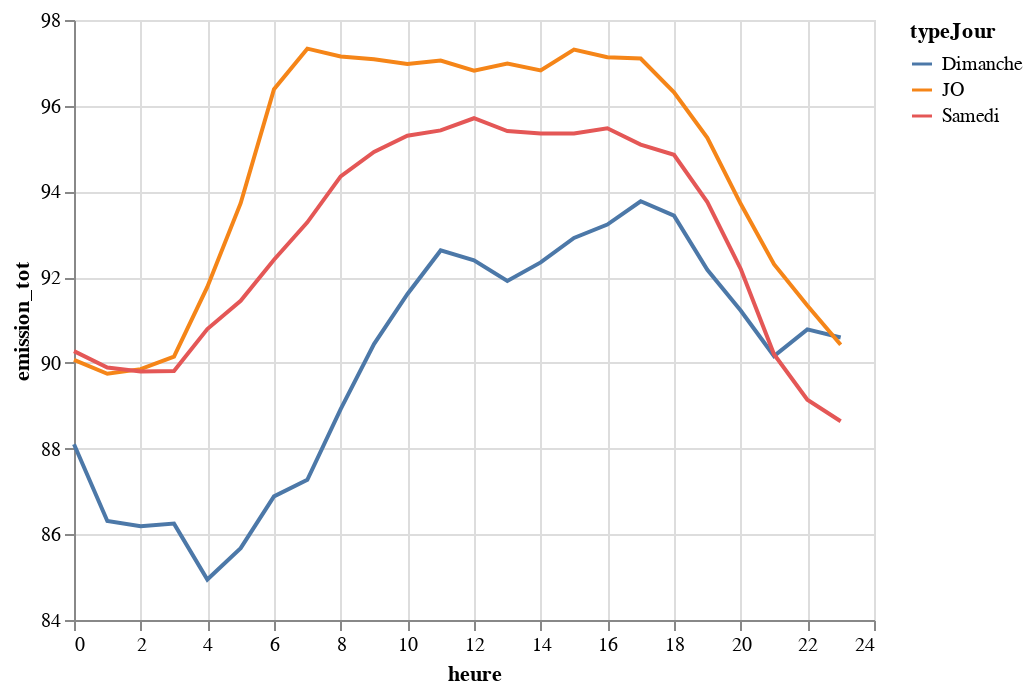

Notebook source saved alongside this figure:
### Code cell
chartHoraireTypeJournee

### Figure 1 — Vega-Lite specification as saved in the notebook (floating-point values rounded to 4 significant figures)
{"config": {"view": {"continuousWidth": 400, "continuousHeight": 300}}, "data": {"name": "data-a8821bb0ff21055fab0cb6649c70a75d"}, "mark": "line", "encoding": {"color": {"type": "nominal", "field": "typeJour"}, "x": {"type": "quantitative", "field": "heure", "scale": {"domain": [0, 24]}, "sort": "ascending"}, "y": {"type": "quantitative", "field": "emission_tot", "scale": {"zero": false}}}, "$schema": "https://vega.github.io/schema/vega-lite/v4.8.1.json", "datasets": {"data-a8821bb0ff21055fab0cb6649c70a75d": [{"heure": 0, "typeJour": "Dimanche", "emissionExter": 84.79, "emissionInter": 85.37, "emission_tot": 88.1}, {"heure": 10, "typeJour": "Dimanche", "emissionExter": 88.32, "emissionInter": 88.85, "emission_tot": 91.6}, {"heure": 11, "typeJour": "Dimanche", "emissionExter": 89.52, "emissionInter": 89.71, "emission_tot": 92.62}, {"heure": 12, "typeJour": "Dimanche", "emissionExter": 89.62, "emissionInter": 89.12, "emission_tot": 92.39}, {"heure": 13, "typeJour": "Dimanche", "emissionExter": 89.03, "emissionInter": 88.76, "emission_tot": 91.91}, {"heure": 14, "typeJour": "Dimanche", "emissionExter": 89.55, "emissionInter": 89.1, "emission_tot": 92.34}, {"heure": 15, "typeJour": "Dimanche", "emissionExter": 90.13, "emissionInter": 89.67, "emission_tot": 92.91}, {"heure": 16, "typeJour": "Dimanche", "emissionExter": 90.23, "emissionInter": 90.21, "emission_tot": 93.23}, {"heure": 17, "typeJour": "Dimanche", "emissionExter": 90.73, "emissionInter": 90.79, "emission_tot": 93.77}, {"heure": 18, "typeJour": "Dimanche", "emissionExter": 90.28, "emissionInter": 90.57, "emission_tot": 93.44}, {"heure": 19, "typeJour": "Dimanche", "emissionExter": 89.1, "emissionInter": 89.23, "emission_tot": 92.17}, {"heure": 1, "typeJour": "Dimanche", "emissionExter": 83.0, "emissionInter": 83.58, "emission_tot": 86.31}, {"heure": 20, "typeJour": "Dimanche", "emissionExter": 87.84, "emissionInter": 88.55, "emission_tot": 91.22}, {"heure": 21, "typeJour": "Dimanche", "emissionExter": 87.35, "emissionInter": 86.94, "emission_tot": 90.16}, {"heure": 22, "typeJour": "Dimanche", "emissionExter": 88.25, "emissionInter": 87.23, "emission_tot": 90.78}, {"heure": 23, "typeJour": "Dimanche", "emissionExter": 88.41, "emissionInter": 86.55, "emission_tot": 90.59}, {"heure": 2, "typeJour": "Dimanche", "emissionExter": 82.63, "emissionInter": 83.66, "emission_tot": 86.19}, {"heure": 3, "typeJour": "Dimanche", "emissionExter": 82.86, "emissionInter": 83.58, "emission_tot": 86.25}, {"heure": 4, "typeJour": "Dimanche", "emissionExter": 81.16, "emissionInter": 82.59, "emission_tot": 84.94}, {"heure": 5, "typeJour": "Dimanche", "emissionExter": 82.85, "emissionInter": 82.48, "emission_tot": 85.68}, {"heure": 6, "typeJour": "Dimanche", "emissionExter": 83.73, "emissionInter": 84.01, "emission_tot": 86.88}, {"heure": 7, "typeJour": "Dimanche", "emissionExter": 84.03, "emissionInter": 84.48, "emission_tot": 87.27}, {"heure": 8, "typeJour": "Dimanche", "emissionExter": 86.24, "emissionInter": 85.55, "emission_tot": 88.92}, {"heure": 9, "typeJour": "Dimanche", "emissionExter": 87.48, "emissionInter": 87.37, "emission_tot": 90.44}, {"heure": 0, "typeJour": "JO", "emissionExter": 87.21, "emissionInter": 86.9, "emission_tot": 90.07}, {"heure": 10, "typeJour": "JO", "emissionExter": 93.84, "emissionInter": 94.08, "emission_tot": 96.97}, {"heure": 11, "typeJour": "JO", "emissionExter": 94.06, "emissionInter": 94.03, "emission_tot": 97.06}, {"heure": 12, "typeJour": "JO", "emissionExter": 94.07, "emissionInter": 93.52, "emission_tot": 96.82}, {"heure": 13, "typeJour": "JO", "emissionExter": 94.01, "emissionInter": 93.94, "emission_tot": 96.98}, {"heure": 14, "typeJour": "JO", "emissionExter": 93.55, "emissionInter": 94.06, "emission_tot": 96.82}, {"heure": 15, "typeJour": "JO", "emissionExter": 94.44, "emissionInter": 94.16, "emission_tot": 97.31}, {"heure": 16, "typeJour": "JO", "emissionExter": 93.98, "emissionInter": 94.25, "emission_tot": 97.13}, {"heure": 17, "typeJour": "JO", "emissionExter": 94.18, "emissionInter": 94.0, "emission_tot": 97.1}, {"heure": 18, "typeJour": "JO", "emissionExter": 93.3, "emissionInter": 93.3, "emission_tot": 96.31}, {"heure": 19, "typeJour": "JO", "emissionExter": 92.3, "emissionInter": 92.18, "emission_tot": 95.25}, {"heure": 1, "typeJour": "JO", "emissionExter": 86.58, "emissionInter": 86.88, "emission_tot": 89.74}, {"heure": 20, "typeJour": "JO", "emissionExter": 90.62, "emissionInter": 90.78, "emission_tot": 93.71}, {"heure": 21, "typeJour": "JO", "emissionExter": 89.52, "emissionInter": 89.05, "emission_tot": 92.3}, {"heure": 22, "typeJour": "JO", "emissionExter": 88.73, "emissionInter": 87.89, "emission_tot": 91.34}, {"heure": 23, "typeJour": "JO", "emissionExter": 87.54, "emissionInter": 87.28, "emission_tot": 90.42}, {"heure": 2, "typeJour": "JO", "emissionExter": 85.98, "emissionInter": 87.56, "emission_tot": 89.85}, {"heure": 3, "typeJour": "JO", "emissionExter": 86.02, "emissionInter": 88.02, "emission_tot": 90.14}, {"heure": 4, "typeJour": "JO", "emissionExter": 87.25, "emissionInter": 89.88, "emission_tot": 91.77}, {"heure": 5, "typeJour": "JO", "emissionExter": 89.43, "emissionInter": 91.71, "emission_tot": 93.73}, {"heure": 6, "typeJour": "JO", "emissionExter": 91.81, "emissionInter": 94.52, "emission_tot": 96.39}, {"heure": 7, "typeJour": "JO", "emissionExter": 93.85, "emissionInter": 94.75, "emission_tot": 97.33}, {"heure": 8, "typeJour": "JO", "emissionExter": 94.19, "emissionInter": 94.09, "emission_tot": 97.15}, {"heure": 9, "typeJour": "JO", "emissionExter": 93.95, "emissionInter": 94.19, "emission_tot": 97.09}, {"heure": 0, "typeJour": "Samedi", "emissionExter": 86.68, "emissionInter": 87.78, "emission_tot": 90.27}, {"heure": 10, "typeJour": "Samedi", "emissionExter": 91.67, "emissionInter": 92.84, "emission_tot": 95.3}, {"heure": 11, "typeJour": "Samedi", "emissionExter": 91.97, "emissionInter": 92.82, "emission_tot": 95.42}, {"heure": 12, "typeJour": "Samedi", "emissionExter": 91.98, "emissionInter": 93.31, "emission_tot": 95.71}, {"heure": 13, "typeJour": "Samedi", "emissionExter": 92.03, "emissionInter": 92.74, "emission_tot": 95.41}, {"heure": 14, "typeJour": "Samedi", "emissionExter": 92.03, "emissionInter": 92.63, "emission_tot": 95.35}, {"heure": 15, "typeJour": "Samedi", "emissionExter": 91.83, "emissionInter": 92.8, "emission_tot": 95.35}, {"heure": 16, "typeJour": "Samedi", "emissionExter": 92.07, "emissionInter": 92.83, "emission_tot": 95.47}, {"heure": 17, "typeJour": "Samedi", "emissionExter": 91.9, "emissionInter": 92.26, "emission_tot": 95.09}, {"heure": 18, "typeJour": "Samedi", "emissionExter": 91.75, "emissionInter": 91.94, "emission_tot": 94.86}, {"heure": 19, "typeJour": "Samedi", "emissionExter": 90.81, "emissionInter": 90.68, "emission_tot": 93.75}, {"heure": 1, "typeJour": "Samedi", "emissionExter": 85.83, "emissionInter": 87.73, "emission_tot": 89.89}, {"heure": 20, "typeJour": "Samedi", "emissionExter": 89.12, "emissionInter": 89.25, "emission_tot": 92.2}, {"heure": 21, "typeJour": "Samedi", "emissionExter": 87.12, "emissionInter": 87.26, "emission_tot": 90.2}, {"heure": 22, "typeJour": "Samedi", "emissionExter": 85.91, "emissionInter": 86.33, "emission_tot": 89.14}, {"heure": 23, "typeJour": "Samedi", "emissionExter": 85.5, "emissionInter": 85.75, "emission_tot": 88.64}, {"heure": 2, "typeJour": "Samedi", "emissionExter": 85.11, "emissionInter": 88.0, "emission_tot": 89.8}, {"heure": 3, "typeJour": "Samedi", "emissionExter": 85.85, "emissionInter": 87.58, "emission_tot": 89.81}, {"heure": 4, "typeJour": "Samedi", "emissionExter": 85.9, "emissionInter": 89.09, "emission_tot": 90.79}, {"heure": 5, "typeJour": "Samedi", "emissionExter": 87.11, "emissionInter": 89.45, "emission_tot": 91.45}, {"heure": 6, "typeJour": "Samedi", "emissionExter": 88.0, "emissionInter": 90.45, "emission_tot": 92.41}, {"heure": 7, "typeJour": "Samedi", "emissionExter": 89.16, "emissionInter": 91.15, "emission_tot": 93.28}, {"heure": 8, "typeJour": "Samedi", "emissionExter": 90.51, "emissionInter": 92.04, "emission_tot": 94.35}, {"heure": 9, "typeJour": "Samedi", "emissionExter": 91.36, "emissionInter": 92.41, "emission_tot": 94.92}]}}
